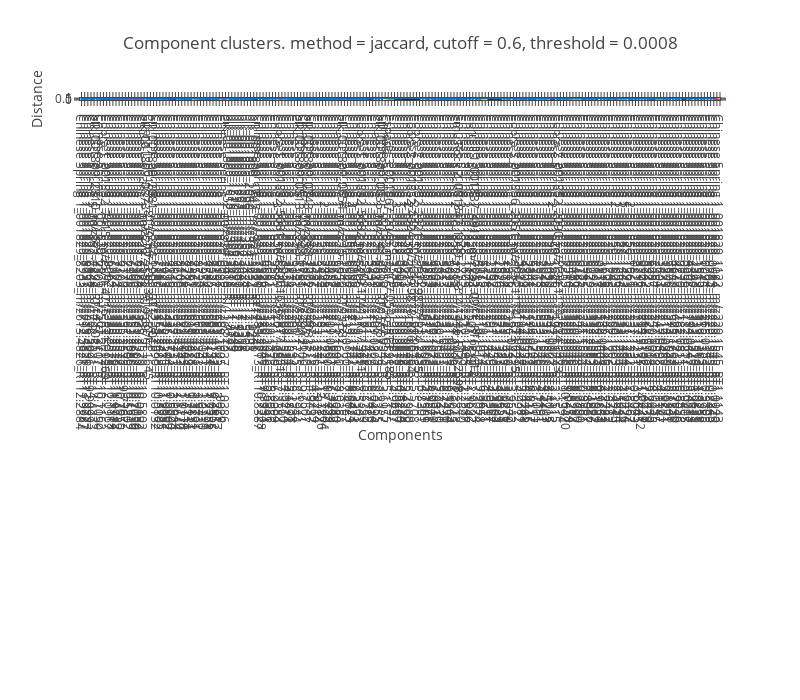

The cell this chart's notebook holds for it:
### Markdown cell above
Note that the width and height values are in pixels.
If your sample names are fairly long like ours are, you might like to fiddle with the height.
You can navigate to the .html file and open it in your favourite browser.

Since you're already using a Jupyter notebook you might like to plot the tree inline with your other analysis.
We can do that using some plotly functionality.

The `plot` method returns a Plotly `Figure` object which you can use with normal plo`ly functions.
So we can use the `notebook_mode` to show it inline.

### Code cell
# Make it a bit smaller this time
iplot = tree.plot(width=800, height=700)

# for visualising plot inline
# You only need to set connected to True once per notebook,
# but doing it multiple times won't hurt.
plotly.offline.init_notebook_mode(connected=True)

plotly.offline.iplot(iplot)
